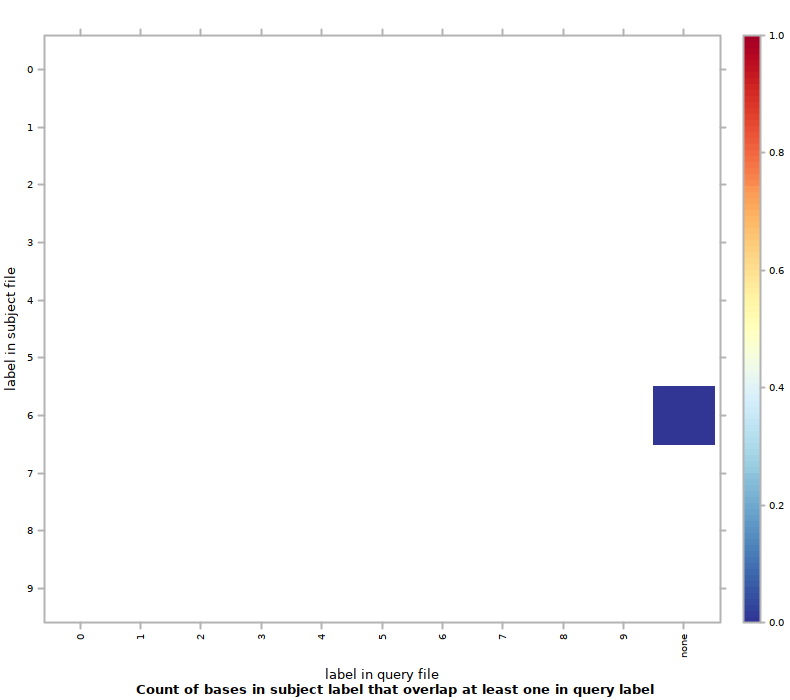

R code for this plot:
#!/usr/bin/env Rscript
## transcript produced by Segtools 1.1.14

segtools.r.dirname <-
  system2("python",
          c("-c", "'import segtools; print segtools.get_r_dirname()'"),
          stdout = TRUE)

source(file.path(segtools.r.dirname, 'common.R'))
source(file.path(segtools.r.dirname, 'overlap.R'))
save.overlap.performance('./K5ex1bp50bp/overlap-direct', 'overlap.performance', './K5ex1bp50bp/overlap-direct/overlap.tab', row.normalize = 'FALSE', mnemonic_file = '', clobber = FALSE, col_mnemonic_file = '')
save.overlap.heatmap('./K5ex1bp50bp/overlap-direct', 'overlap', './K5ex1bp50bp/overlap-direct/overlap.tab', clobber = FALSE, col_mnemonic_file = '', cluster = FALSE, max_contrast = FALSE, row.normalize = 'FALSE', mnemonic_file = '')
